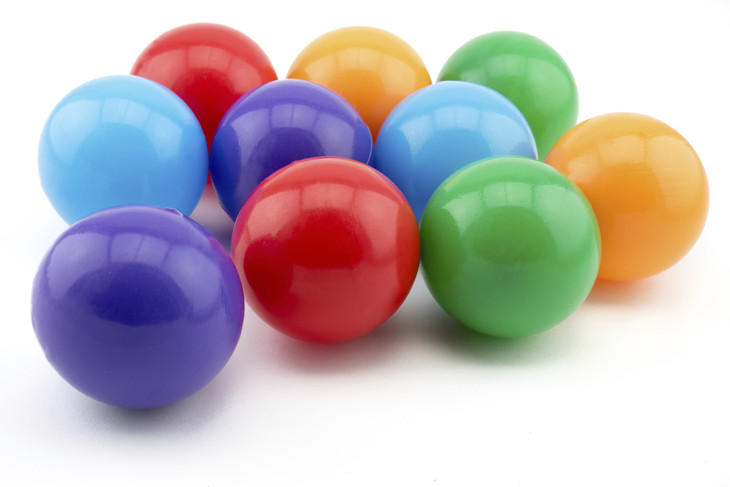
#> input picture MorphologicalTransformations/colored_balls.jpg, 730 x 487 px
$ python app.py
#> lines starting #> are read from the running program, lines starting #| are printed output that depends on the picture; after the words box and inside, x2 and y2 are one past the last pixel; in counts of white or black regions, pixels touching at a corner belong together
import cv2
import numpy
from matplotlib import pyplot


def display_colored_balls():
    original_image = cv2.cv2.imread("colored_balls.jpg", cv2.cv2.IMREAD_GRAYSCALE)
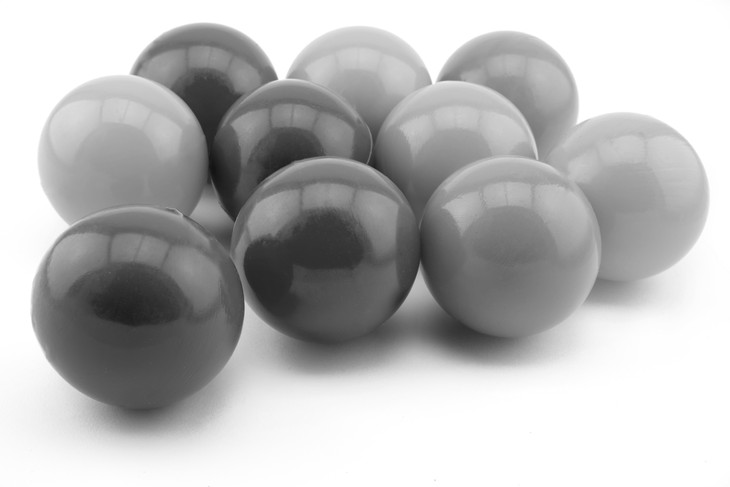
#> original_image: shape (487, 730); min 19, max 255, mean 184.5
    _, mask = cv2.cv2.threshold(original_image, 220, 255, cv2.cv2.THRESH_BINARY_INV)
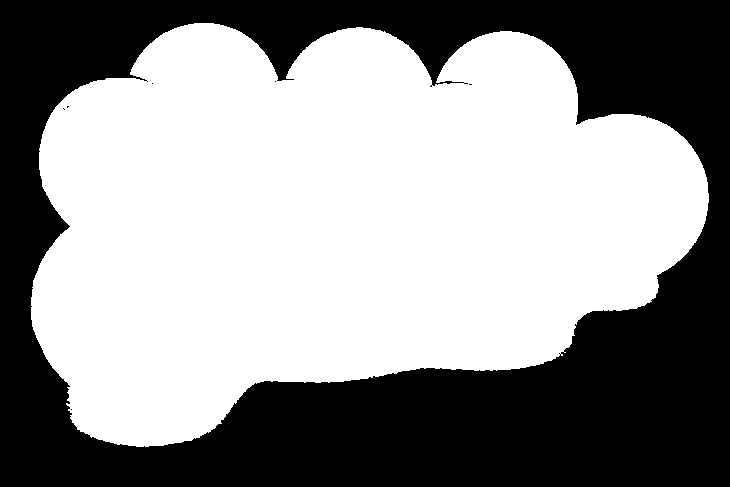
#> mask: shape (487, 730); 57.5% white; 7 black regions (6 under 20 px), largest, box (x1, y1, x2, y2) and area: (0, 0, 730, 487) 151079

    kernal = numpy.ones((2,2), numpy.uint8)
    dilation = cv2.cv2.dilate(mask, kernal, iterations=2)
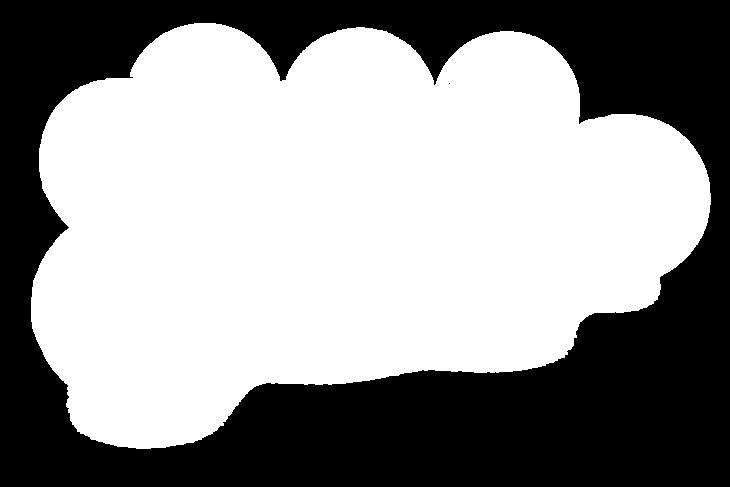
#> dilation: shape (487, 730); 58.3% white; 2 black regions (1 under 20 px), largest, box (x1, y1, x2, y2) and area: (0, 0, 730, 487) 148373
    erosion = cv2.cv2.erode(mask, kernal, iterations=1)
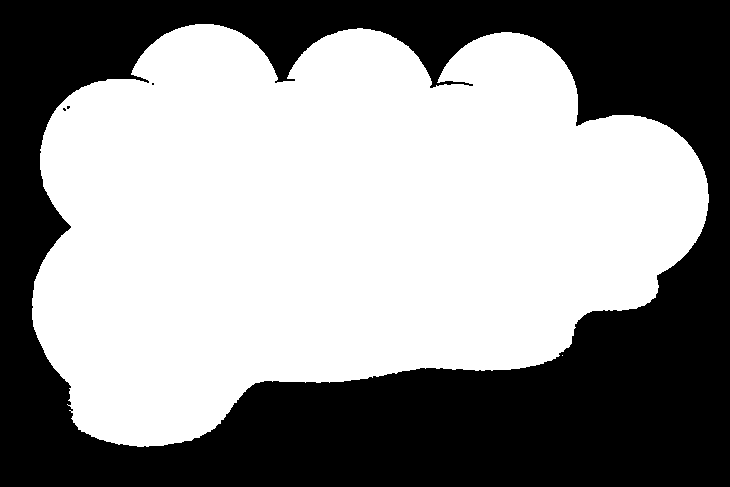
#> erosion: shape (487, 730); 57.1% white; 4 black regions (3 under 20 px), largest, box (x1, y1, x2, y2) and area: (0, 0, 730, 487) 152485
    opening = cv2.cv2.morphologyEx(mask, cv2.cv2.MORPH_OPEN, kernal)
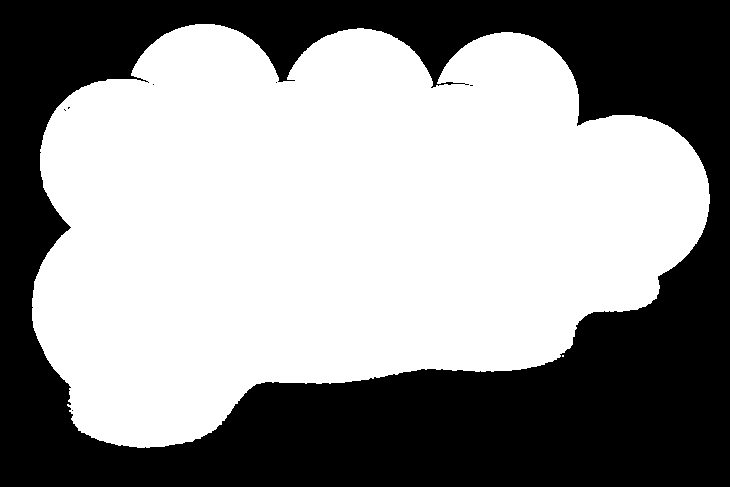
#> opening: shape (487, 730); 57.5% white; 7 black regions (6 under 20 px), largest, box (x1, y1, x2, y2) and area: (0, 0, 730, 487) 151100
    closing = cv2.cv2.morphologyEx(mask, cv2.cv2.MORPH_CLOSE, kernal)
#> closing: shape (487, 730); 57.5% white; 3 black regions (2 under 20 px), largest, box (x1, y1, x2, y2) and area: (0, 0, 730, 487) 150989
    morphologicalGradient = cv2.cv2.morphologyEx(mask, cv2.cv2.MORPH_GRADIENT, kernal)
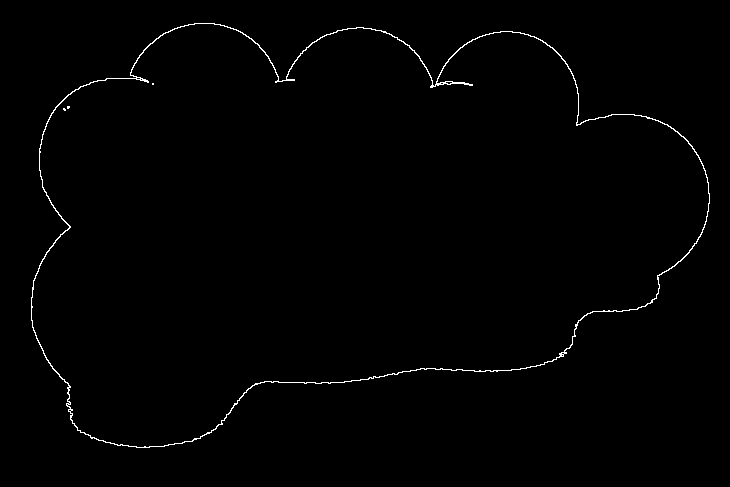
#> morphologicalGradient: shape (487, 730); 0.79% white in thin lines or dots, all inside (x1, y1, x2, y2) = (31, 23, 710, 448)
    tophat = cv2.cv2.morphologyEx(mask, cv2.cv2.MORPH_TOPHAT, kernal)
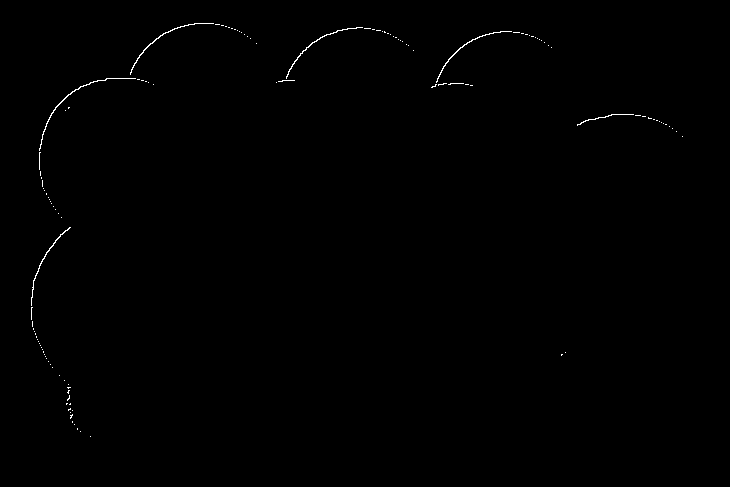
#> tophat: shape (487, 730); 0.3% white in thin lines or dots, all inside (x1, y1, x2, y2) = (31, 23, 683, 437)

    titles = ['image', 'mask', 'dilation', 'erosion', 'opening','closing','morphologicalGradient', 'tophat']
    images = [original_image, mask, dilation, erosion, opening, closing,morphologicalGradient, tophat]

    for i in range(8):
        pyplot.subplot(3, 3, i+1), pyplot.imshow(images[i], 'gray')
        pyplot.title(titles[i])
        pyplot.xticks([]), pyplot.yticks([])

    pyplot.show()

def display_writing():
    original_image = cv2.cv2.imread("text.png", cv2.cv2.IMREAD_GRAYSCALE)

    kernal = numpy.ones((2,2), numpy.uint8)
#> (the run stopped early here; a loop or call above may not have finished)
